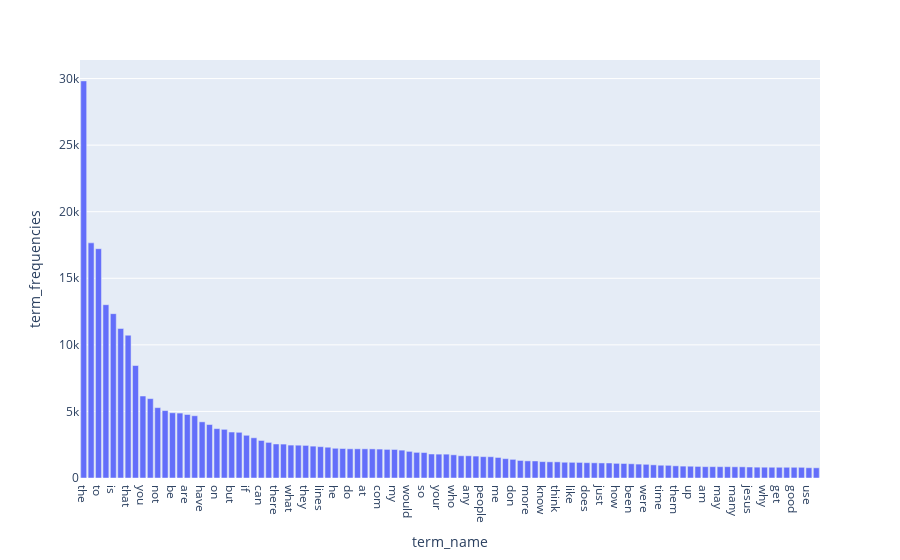

Notebook code for this chart:
### Markdown cell above
### >>> **Exercise 15 (take home):** 
Additionally, you can attempt to sort the terms on the `x-axis` by frequency instead of in alphabetical order. This way the visualization is more meaninfgul and you will be able to observe the so called [long tail](https://en.wikipedia.org/wiki/Long_tail) (get familiar with this term since it will appear a lot in data mining and other statistics courses). see picture below

![alt txt](https://upload.wikimedia.org/wikipedia/commons/thumb/8/8a/Long_tail.svg/1000px-Long_tail.svg.png)

### Code cell
import powerlaw

fit = powerlaw.Fit(np.asarray(feature)+1,xmin=1,discrete=True)
fit.power_law.plot_pdf( color= 'b',linestyle='--',label='fit ccdf')
fit.plot_pdf( color= 'b')

print('alpha= ',fit.power_law.alpha,'  sigma= ',fit.power_law.sigma)

### Figure 1 — Plotly figure (JSON) as saved in the notebook; plotly's stock layout.template omitted (floating-point values rounded to 4 significant figures)
{"data": [{"alignmentgroup": "True", "hovertemplate": "term_name=%{x}<br>term_frequencies=%{y}<extra></extra>", "legendgroup": "", "marker": {"color": "#636efa", "pattern": {"shape": ""}}, "name": "", "offsetgroup": "", "orientation": "v", "showlegend": false, "textposition": "auto", "type": "bar", "x": ["the", "of", "to", "and", "is", "in", "that", "it", "you", "for", "not", "this", "be", "from", "are", "edu", "have", "as", "on", "with", "but", "or", "if", "was", "can", "we", "there", "by", "what", "subject", "they", "an", "lines", "one", "he", "god", "do", "organization", "at", "re", "com", "about", "my", "all", "would", "will", "so", "some", "your", "no", "who", "has", "any", "writes", "people", "which", "me", "article", "don", "his", "more", "other", "know", "when", "think", "their", "like", "university", "does", "out", "just", "only", "how", "also", "been", "than", "were", "then", "time", "because", "them", "posting", "up", "had", "am", "should", "may", "these", "many", "say", "jesus", "see", "why", "us", "get", "very", "good", "believe", "use", "such"], "xaxis": "x", "y": [29825, 17660, 17222, 13017, 12343, 11226, 10723, 8447, 6157, 5962, 5285, 5063, 4898, 4877, 4769, 4675, 4218, 4015, 3709, 3655, 3453, 3432, 3208, 3020, 2818, 2674, 2556, 2548, 2472, 2464, 2448, 2393, 2353, 2312, 2232, 2216, 2193, 2192, 2191, 2186, 2172, 2148, 2143, 2093, 2000, 1925, 1912, 1802, 1793, 1791, 1742, 1671, 1669, 1645, 1604, 1599, 1543, 1453, 1400, 1318, 1286, 1278, 1230, 1215, 1213, 1184, 1177, 1170, 1151, 1142, 1130, 1127, 1100, 1090, 1068, 1045, 1028, 989, 959, 952, 914, 892, 885, 870, 852, 851, 850, 850, 841, 840, 825, 814, 811, 808, 806, 805, 805, 803, 772, 766], "yaxis": "y"}], "layout": {"barmode": "relative", "legend": {"tracegroupgap": 0}, "margin": {"t": 60}, "xaxis": {"anchor": "y", "domain": [0, 1], "title": {"text": "term_name"}}, "yaxis": {"anchor": "x", "domain": [0, 1], "title": {"text": "term_frequencies"}}}}
